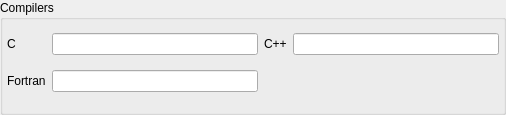
<ui version="4.0" >
 <class>Compilers</class>
 <widget class="QWidget" name="Compilers" >
  <property name="geometry" >
   <rect>
    <x>0</x>
    <y>0</y>
    <width>506</width>
    <height>115</height>
   </rect>
  </property>
  <property name="windowTitle" >
   <string>Form</string>
  </property>
  <layout class="QGridLayout" >
   <property name="leftMargin" >
    <number>0</number>
   </property>
   <property name="topMargin" >
    <number>0</number>
   </property>
   <property name="rightMargin" >
    <number>0</number>
   </property>
   <property name="bottomMargin" >
    <number>0</number>
   </property>
   <item row="0" column="0" >
    <widget class="QGroupBox" name="groupBox_4" >
     <property name="title" >
      <string>Compilers</string>
     </property>
     <layout class="QGridLayout" >
      <property name="leftMargin" >
       <number>4</number>
      </property>
      <property name="topMargin" >
       <number>4</number>
      </property>
      <property name="rightMargin" >
       <number>4</number>
      </property>
      <item row="0" column="0" >
       <widget class="QLabel" name="label_16" >
        <property name="text" >
         <string>C</string>
        </property>
       </widget>
      </item>
      <item row="0" column="1" >
       <widget class="QCMakeFilePathEditor" name="CCompiler" />
      </item>
      <item row="0" column="2" >
       <widget class="QLabel" name="label_17" >
        <property name="text" >
         <string>C++</string>
        </property>
       </widget>
      </item>
      <item row="0" column="3" >
       <widget class="QCMakeFilePathEditor" name="CXXCompiler" />
      </item>
      <item row="1" column="0" >
       <widget class="QLabel" name="label_18" >
        <property name="text" >
         <string>Fortran</string>
        </property>
       </widget>
      </item>
      <item row="1" column="1" >
       <widget class="QCMakeFilePathEditor" name="FortranCompiler" />
      </item>
     </layout>
    </widget>
   </item>
  </layout>
 </widget>
 <customwidgets>
  <customwidget>
   <class>QCMakeFilePathEditor</class>
   <extends>QLineEdit</extends>
   <header>QCMakeWidgets.h</header>
  </customwidget>
 </customwidgets>
 <resources/>
 <connections/>
</ui>
